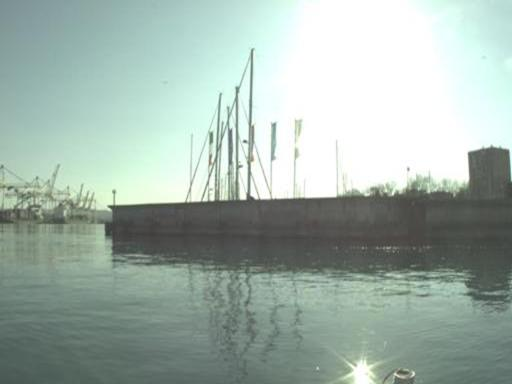
#> input picture hw3/0001.jpg, 512 x 384 px
$ jupyter execute Hw3.ipynb   (shell and % lines are left out)
#> lines starting #> are read from the running program, lines starting #| are printed output that depends on the picture; after the words box and inside, x2 and y2 are one past the last pixel; in counts of white or black regions, pixels touching at a corner belong together
# Computer Vision
# Jacobs University Bremen
# Fall 2022
# Homework 3

Object detection by clustering and segmentation.

[cell 1]
import numpy as np
import pandas as pd

from matplotlib import pyplot as plt
from mpl_toolkits.mplot3d import Axes3D

from skimage import io, filters, util

from sklearn.cluster import MeanShift, estimate_bandwidth, KMeans
from sklearn.preprocessing import MinMaxScaler
from sklearn.datasets import make_blobs

import collections
import seaborn as sns

from mpl_toolkits.mplot3d import Axes3D

from itertools import cycle
from PIL import Image


plt.rcParams['figure.figsize'] = (10.0, 8.0) # set default size of plots
plt.rcParams['image.interpolation'] = 'nearest'
plt.rcParams['image.cmap'] = 'gray'

# for auto-reloading extenrnal modules

[cell 2]
# Open image as grayscale
img = io.imread('0001.jpg')
#> img is the input picture: shape (384, 512, 3); mean R, G, B 161.6, 178.2, 169.9

# Show image
plt.imshow(img)
plt.axis('off')
plt.title("Normal image")
plt.show()

## Part 1: Clustering
### 1.1 Mean Shift Clustering

Clustering by mean shift algorithm.

[cell 3]
cluster = [[3, 4],[7, 8]]

### Creating the values of the cluster to prove the function
point, data = make_blobs(centers = cluster, cluster_std = 0.42)

### Getting the bandwich of the gaussian kernel needed for the Mean-shift
bandwidth = estimate_bandwidth(point, quantile=0.3, n_samples=300)
means = MeanShift(bandwidth=bandwidth)
means.fit(point)
cluster_centers = means.cluster_centers_

fg = plt.figure()

###Ploting on the graph the MeanShift
graph = fg.add_subplot(111,projection='3d')
graph.scatter(point[:, 0], point[:, 1],  marker ='o')
graph.scatter(cluster_centers[:, 0],cluster_centers[:, 1], marker ='x', color ='blue', s = 300, linewidth = 3, zorder = 10)

plt.show()
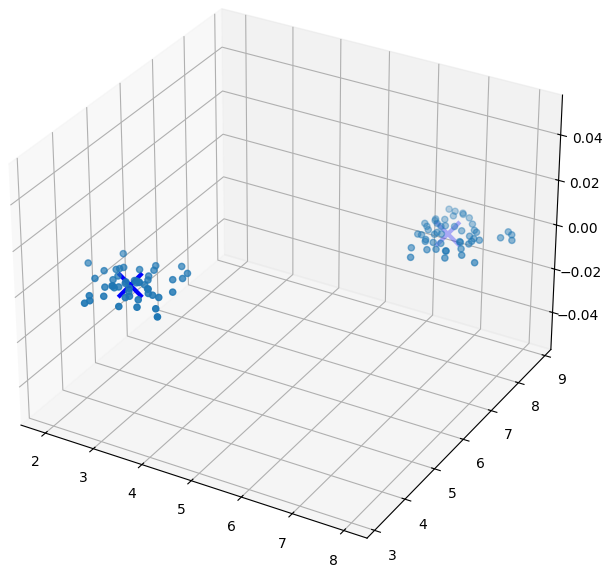
#> figure drawn by matplotlib, 1 panel

### 1.2 Image segmentation by mean-shift algorithm

[cell 4]
###Using '0001.jpg' as input and getting dimensions
img = io.imread('0001.jpg')
img = np.array(img)
shape = img.shape
#> shape = (384, 512, 3)

### Getting the bandwich of the gaussian kernel needed for the Mean-shift
reshape_img = np.reshape(img, [-1,3])

### Set quantile and n_samples will create the criteria to make the segmentation
bandwidth = estimate_bandwidth(reshape_img, quantile=0.3, n_samples=300)
#> bandwidth = 60.12
meansc = MeanShift(bandwidth=bandwidth, bin_seeding=True)
meansc.fit(reshape_img)

###Segmentation process
labels = meansc.labels_
result_img = np.reshape(labels, shape[:2])
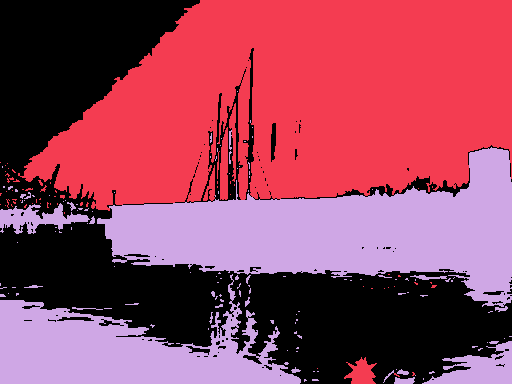
#> result_img: shape (384, 512) int64; 3 distinct labels, from 0 to 2; one colour per label, 0 black

###Ploting the images (original and segmentation)
photo = plt.figure(2, figsize=(14, 12))
plotfig = photo.add_subplot(121)
plotfig = plt.imshow(img)
plotfig = photo.add_subplot(122)
plotfig = plt.imshow(result_img)

plt.show()
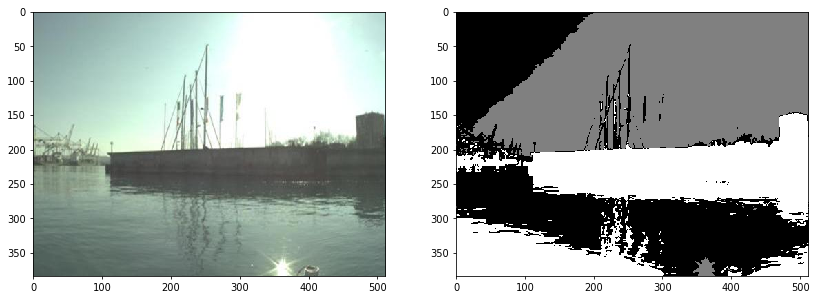
#> figure drawn by matplotlib, 2 panels

$ run again, with hw3/old_0468.jpg copied over hw3/0001.jpg
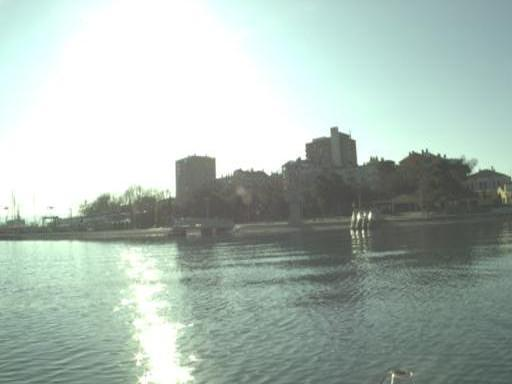
#> input picture hw3/old_0468.jpg, 512 x 384 px
#> img is the input picture: shape (384, 512, 3); mean R, G, B 171.9, 186.7, 179
#> bandwidth = 51.39
#> `result_img = np.reshape(labels, shape[:2])`:
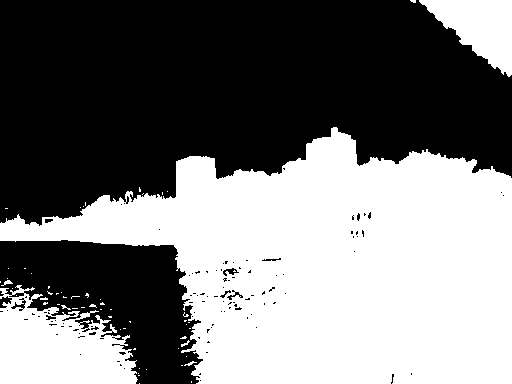
#> result_img: shape (384, 512) int64; values 0 (black) and 1 (white), 47.2% white; 61 white regions (54 under 20 px), largest, box (x1, y1, x2, y2) and area: (0, 127, 512, 384) 79457, (0, 285, 138, 384) 8984, (419, 0, 512, 77) 3935
#> `plt.show()`:
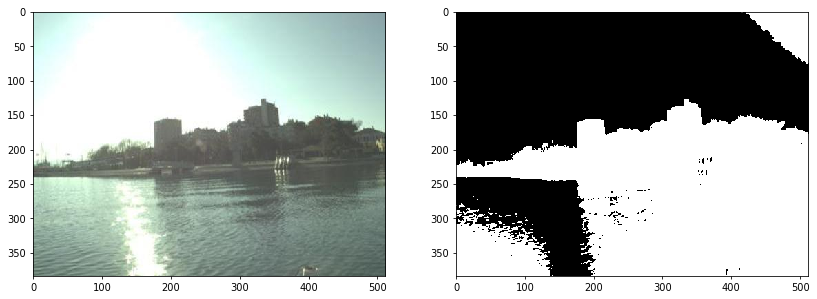
#> figure drawn by matplotlib, 2 panels
